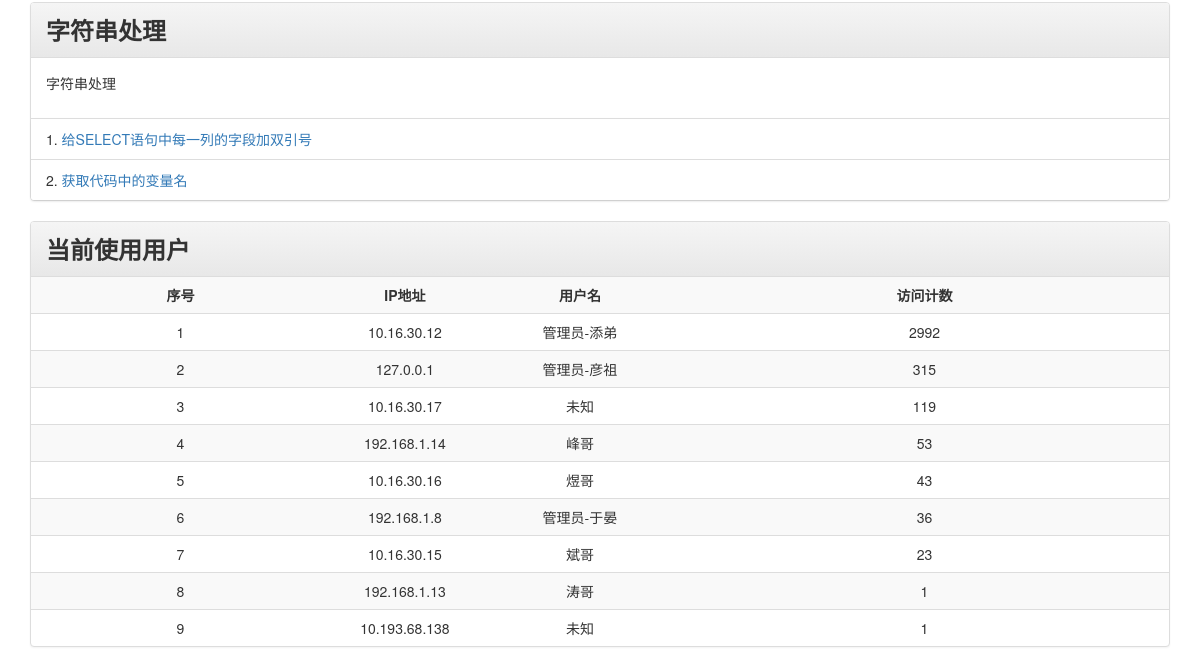
Before: / (lower part) with the older database file.
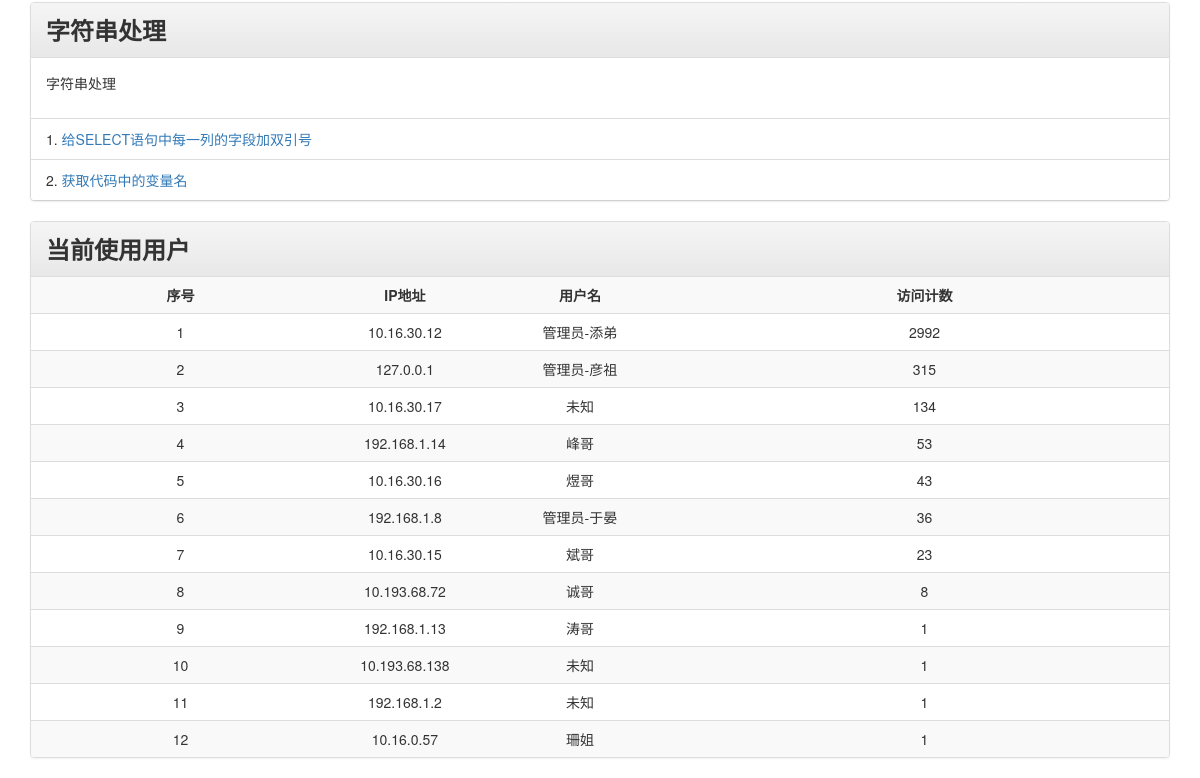
After: the same page with the newer database file.
### app/models.py (models this page shows, shortened)
class FuncType(models.Model):
    func_type_name = models.CharField(max_length=64, verbose_name='功能类型')
    func_type_des = models.CharField(max_length=255, default=None, verbose_name='功能类型描述')
    shown_index = models.BooleanField(default=True, verbose_name='是否展示在主页')
    class Meta:
        db_table = 'my_table_functype'
        verbose_name = verbose_name_plural = '我的功能'

class Url(models.Model):
    labels = (
        (1, '正常使用'),
        (2, '开发中'),
        (3, '开发者使用'),
        (4, '特定用户使用'),
    )
    func_name = models.CharField(max_length=255, unique=True, verbose_name='功能')
    func_url = models.CharField(max_length=64, unique=True, verbose_name='地址')
    func_url_name = models.CharField(max_length=64, default='', verbose_name='地址别名')
    func_type = models.ForeignKey(FuncType, default=0, on_delete=models.SET_DEFAULT, verbose_name='功能类型')
    func_des = models.CharField(max_length=255, default=None, verbose_name='功能描述')
    create_time = models.DateTimeField(auto_now_add=True, verbose_name='创建时间')
    update_time = models.DateTimeField(auto_now=True, verbose_name='更新时间')
    func_label = models.IntegerField(default=1, choices=labels, verbose_name='状态')
    auth_role = models.ForeignKey(Role, default=2, verbose_name='访问角色权限', on_delete=models.PROTECT)
    class Meta:
        db_table = 'my_table_url'
        verbose_name = verbose_name_plural = '我的地址'

class IP(models.Model):
    ip = models.CharField(max_length=32, unique=True, verbose_name='ip')
    name = models.CharField(max_length=255, default='未知', verbose_name='姓名')
    count = models.IntegerField(default=0, verbose_name='访问次数')
    is_admin = models.BooleanField(default=False, verbose_name='是否是管理员')
    rule = models.ForeignKey(Role, on_delete=models.SET_DEFAULT, null=True, blank=True, default=2)
    class Meta:
        db_table = 'my_table_ip'
        verbose_name = verbose_name_plural = '我的IP'

### app/views/index_views.py (the view)
# urls.py: path('', index_views.index, name='index'),
def index(request):
    users = IP.objects.all().order_by('-count')
    functypes = FuncType.objects.filter(shown_index=True)
    funcs = Url.objects.filter(func_type__shown_index=True)
    update_func = Url.objects.order_by('-update_time').first()
    funcs_dict = {}
    for functype in functypes:
        onetype_funcs = funcs.filter(func_type=functype)
        output_funcs = []
        for t_func in onetype_funcs:
            if t_func == update_func:
                update_flag = 1
            else:
                update_flag = 0
            t_func.update_flag = update_flag
            output_funcs.append(t_func)
        funcs_dict[functype] = output_funcs
    data = {
        'users': enumerate(users, 1),
        'funcs_dict': funcs_dict
    }
    return render(request, 'index.html', context=data)

### templates/index.html (shortened to what this page needs)
{% extends 'base.html' %}
{% load static %}
{% block header %}
    {{ block.super }}
    <link rel="stylesheet" href="{% static 'css/index.css' %}">
{% endblock %}
{% block content %}
    {% for topic, funcs in funcs_dict.items %}
        <div class="panel panel-default">
            <div class="panel-heading">
                <span class="my_index_title">{{ topic.func_type_name }}</span></div>
            <div class="panel-body">
                <p>{{ topic.func_type_des }}</p>
            </div>
            <ul class="list-group">
                {% for f in funcs %}
                    <li class="list-group-item">
                        <span>{{ forloop.counter }}. </span>
                        <a href="{{ f.func_url }}">{{ f.func_name }}</a>
                    </li>
                {% endfor %}
            </ul>
        </div>
    {% endfor %}
    <div class="panel panel-default">
        <div class="panel-heading"><span class="my_index_title">当前使用用户</span></div>
        <table class="table table-striped">
            <tr>
                <th>序号</th>
                <th style="width: 150px">IP地址</th>
                <th style="width: 200px">用户名</th>
                <th>访问计数</th>
            </tr>
            {% for c, user in users %}
                <tr>
                    <td>{{ c }}</td>
                    <td>{{ user.ip }}</td>
                    <td>{{ user.name }}</td>
                    <td>{{ user.count }}</td>
                </tr>
            {% endfor %}
        </table>
    </div>
{% endblock %}

### templates/base.html (shortened to what this page needs)
{% load static %}
<!DOCTYPE html>
<html lang="en">
<head>
    {% block header %}
        <link rel="stylesheet" href="{% static 'bootstrap-3.4.1-dist/css/bootstrap.css' %}">
        <link rel="stylesheet" href="{% static 'bootstrap-3.4.1-dist/css/bootstrap-theme.css' %}">
        <link rel="stylesheet" href="{% static 'css/base.css' %}">
    {% endblock %}
</head>
<body>
<div class="container">
    {% block content %}{% endblock %}
</div>
</body>
</html>

### static/css/base.css (style rules this page uses)
body { padding-top: 70px; }

### static/css/index.css (style rules this page uses)
th { text-align: center; }
td { text-align: center; }
.my_index_title { font-weight: bolder; font-size: x-large; }

Changed rows visible on the page:
changed IP (number 3 of 12 on the later page): count "119" → "134"
added IP: count "8", ip "10.193.68.72", name "诚哥"
computed for IP "涛哥": c "8" → "9"
computed for IP (number 10 of 12 on the later page): c "9" → "10"
added IP: c "11", ip "192.168.1.2", name "未知", count "1"
added IP: c "12", ip "10.16.0.57", name "珊姐", count "1"
